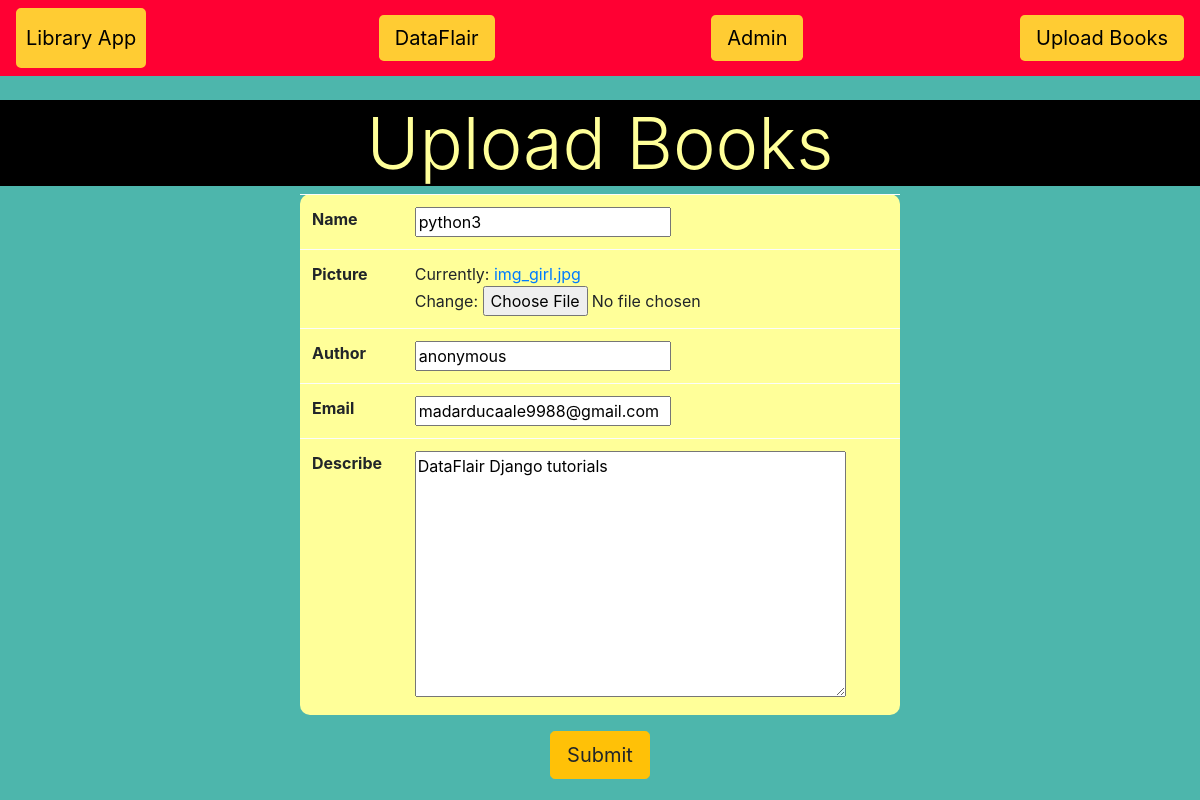
The page /app_crud/update/1/update/ on the database its author committed.
### app_crud/models.py (models this page shows, shortened)
class Book(models.Model):
    name = models.CharField(max_length = 50)
    picture = models.ImageField()
    author = models.CharField(max_length = 30, default='anonymous')
    email = models.EmailField(blank = True)
    describe = models.TextField(default = 'DataFlair Django tutorials')

### app_crud/views.py (the view)
# urls.py: path('update/<int:book_id>/update/', update_book, name="upload-book"),
def update_book(request, book_id):
    book_id = int(book_id)
    try:
        book_sel = Book.objects.get(id = book_id)
    except Book.DoesNotExist:
        return redirect('home')
    book_form = BookCreate(request.POST or None, instance = book_sel)
    if book_form.is_valid():
       book_form.save()
       return redirect('home')
    return render(request, 'app_crud/upload_form.html', {'upload_form':book_form})

### app_crud/forms.py
class BookCreate(forms.ModelForm):
    class Meta:
        model = Book
        fields = '__all__'

### app_crud/templates/app_crud/Upload_form.html (shortened to what this page needs)
{% extends 'app_crud/home.html' %}
{% block content %}
    <center>
        <h1 class="display-3" style="background-color:#000000;color:#FFFF99;">Upload Books</h1>
        <form method = 'POST' enctype="multipart/form-data">
            <table class = 'w-50 table table-light' style="border-radius:10px;background-color:#FFFF99;">
                {% for field in upload_form %}
                    <tr>
                        <th>{{field.label}}</th>
                        <td>{{ field }}</td>
                    </tr>
                {% endfor %}
            </table>
            <button type="submit" class="btn btn-lg btn-warning">Submit</button>
        </form>
    </center>
{% endblock %}

### rows shown on the page
Book: upload_form "python3" "anonymous" "madarducaale9988@gmail.com" "DataFlair Django tutorials"

### other values the page prints
{{ field.label }} "Name" "Picture" "Author" "Email" "Describe"
